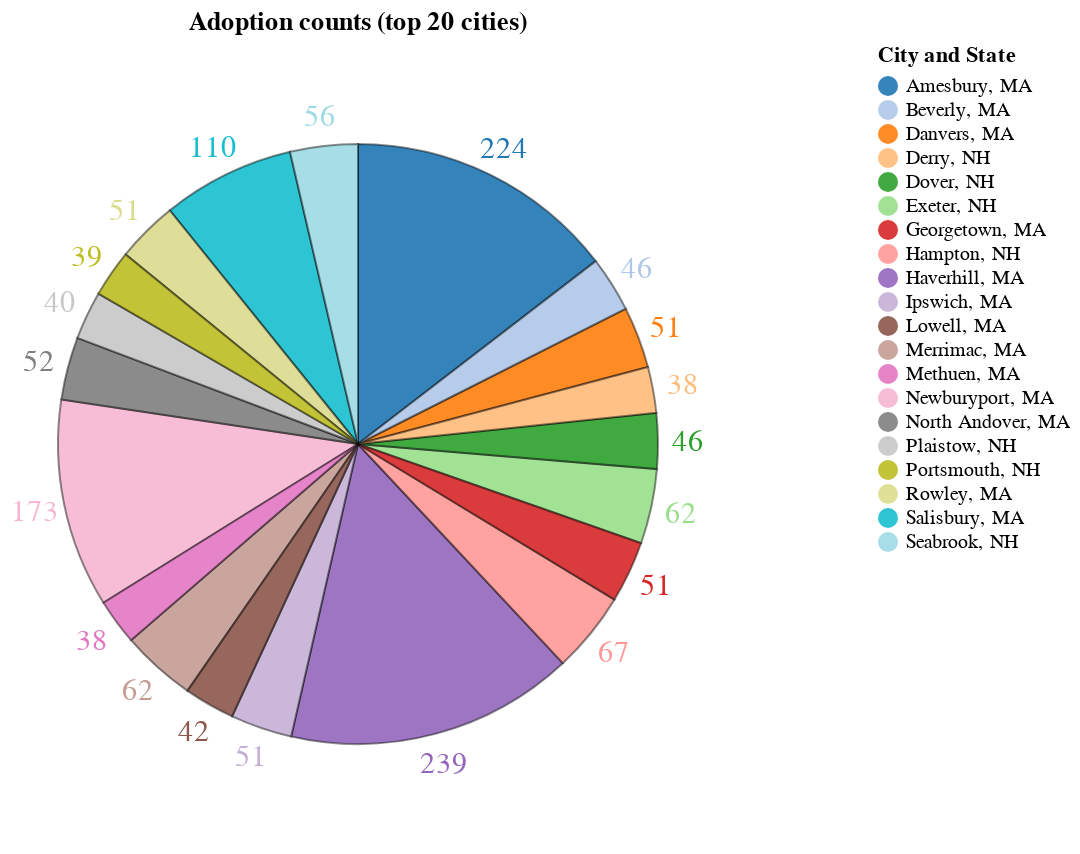

Here is the notebook cell this chart was saved with:
### Code cell
alt_pie_chart(relevant_cities[:20], "City and State", "Adoptions", "Adoption counts (top 20 cities)")

### Figure 1 — Vega-Lite specification as saved in the notebook (floating-point values rounded to 4 significant figures)
{"config": {"view": {"continuousWidth": 300, "continuousHeight": 300}, "legend": {"offset": 250, "orient": "right", "symbolStrokeWidth": 0}}, "layer": [{"mark": {"type": "text", "radius": 165, "size": 15}, "encoding": {"color": {"field": "City and State", "scale": {"scheme": "category20"}, "type": "nominal"}, "text": {"field": "Adoptions", "type": "quantitative"}, "theta": {"field": "Adoptions", "stack": true, "type": "quantitative"}}, "title": "Adoption counts (top 20 cities)"}, {"mark": {"type": "arc", "opacity": 0.9, "outerRadius": 150, "stroke": "black", "strokeOpacity": 0.5}, "encoding": {"color": {"field": "City and State", "scale": {"scheme": "category20"}, "type": "nominal"}, "theta": {"field": "Adoptions", "stack": true, "type": "quantitative"}}, "title": "Adoption counts (top 20 cities)"}], "data": {"name": "data-d116127fd7accc3a60df358e2f31f0e7"}, "height": 400, "$schema": "https://vega.github.io/schema/vega-lite/v5.20.1.json", "datasets": {"data-d116127fd7accc3a60df358e2f31f0e7": [{"index": 0, "City and State": "Haverhill, MA", "Adoptions": 239}, {"index": 1, "City and State": "Amesbury, MA", "Adoptions": 224}, {"index": 2, "City and State": "Newburyport, MA", "Adoptions": 173}, {"index": 3, "City and State": "Salisbury, MA", "Adoptions": 110}, {"index": 4, "City and State": "Hampton, NH", "Adoptions": 67}, {"index": 5, "City and State": "Exeter, NH", "Adoptions": 62}, {"index": 6, "City and State": "Merrimac, MA", "Adoptions": 62}, {"index": 7, "City and State": "Seabrook, NH", "Adoptions": 56}, {"index": 8, "City and State": "North Andover, MA", "Adoptions": 52}, {"index": 9, "City and State": "Ipswich, MA", "Adoptions": 51}, {"index": 10, "City and State": "Danvers, MA", "Adoptions": 51}, {"index": 11, "City and State": "Georgetown, MA", "Adoptions": 51}, {"index": 12, "City and State": "Rowley, MA", "Adoptions": 51}, {"index": 13, "City and State": "Dover, NH", "Adoptions": 46}, {"index": 14, "City and State": "Beverly, MA", "Adoptions": 46}, {"index": 15, "City and State": "Lowell, MA", "Adoptions": 42}, {"index": 16, "City and State": "Plaistow, NH", "Adoptions": 40}, {"index": 17, "City and State": "Portsmouth, NH", "Adoptions": 39}, {"index": 18, "City and State": "Derry, NH", "Adoptions": 38}, {"index": 19, "City and State": "Methuen, MA", "Adoptions": 38}]}}
